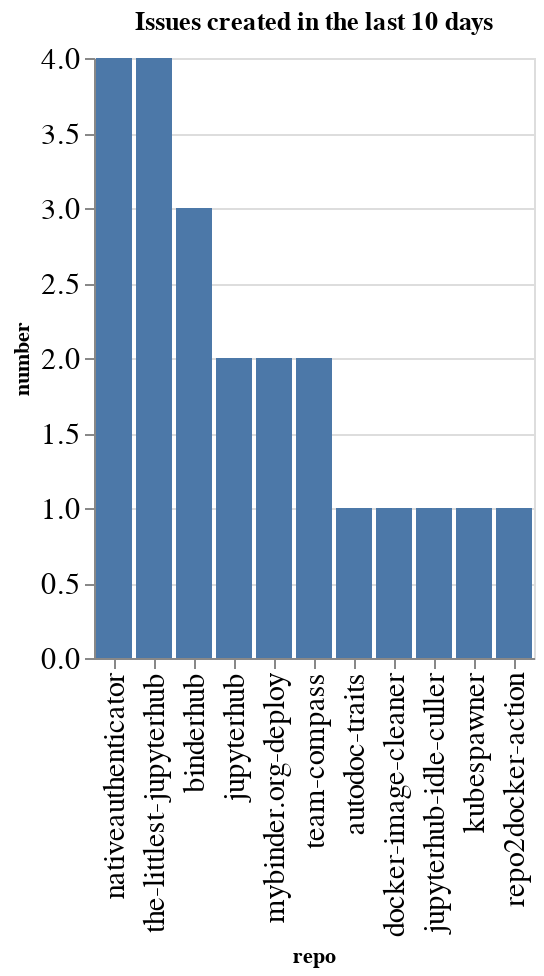

The notebook cell this image was saved under:
### Code cell
created_counts = created.groupby(['org', 'repo']).count()['number'].reset_index()
created_counts['org/repo'] = created_counts.apply(lambda a: a['org'] + '/' + a['repo'], axis=1)
sorted_vals = created_counts.sort_values(['org', 'number'], ascending=False)['repo'].values
alt.Chart(data=created_counts, title=f"Issues created in the last {n_days} days").mark_bar().encode(
    x=alt.X('repo', sort=alt.Sort(sorted_vals.tolist())),
    y='number',
)

### Figure 1 — Vega-Lite specification as saved in the notebook (floating-point values rounded to 4 significant figures)
{"config": {"axisLeft": {"labelFontSize": 15}, "axisBottom": {"labelFontSize": 15}}, "data": {"name": "data-31f9fba79308ee95c7725a10c3e7f369"}, "mark": "bar", "encoding": {"x": {"type": "nominal", "field": "repo", "sort": ["nativeauthenticator", "the-littlest-jupyterhub", "binderhub", "jupyterhub", "mybinder.org-deploy", "team-compass", "autodoc-traits", "docker-image-cleaner", "jupyterhub-idle-culler", "kubespawner", "repo2docker-action"]}, "y": {"type": "quantitative", "field": "number"}}, "title": "Issues created in the last 10 days", "$schema": "https://vega.github.io/schema/vega-lite/v4.8.1.json", "datasets": {"data-31f9fba79308ee95c7725a10c3e7f369": [{"org": "jupyterhub", "repo": "autodoc-traits", "number": 1, "org/repo": "jupyterhub/autodoc-traits"}, {"org": "jupyterhub", "repo": "binderhub", "number": 3, "org/repo": "jupyterhub/binderhub"}, {"org": "jupyterhub", "repo": "docker-image-cleaner", "number": 1, "org/repo": "jupyterhub/docker-image-cleaner"}, {"org": "jupyterhub", "repo": "jupyterhub", "number": 2, "org/repo": "jupyterhub/jupyterhub"}, {"org": "jupyterhub", "repo": "jupyterhub-idle-culler", "number": 1, "org/repo": "jupyterhub/jupyterhub-idle-culler"}, {"org": "jupyterhub", "repo": "kubespawner", "number": 1, "org/repo": "jupyterhub/kubespawner"}, {"org": "jupyterhub", "repo": "mybinder.org-deploy", "number": 2, "org/repo": "jupyterhub/mybinder.org-deploy"}, {"org": "jupyterhub", "repo": "nativeauthenticator", "number": 4, "org/repo": "jupyterhub/nativeauthenticator"}, {"org": "jupyterhub", "repo": "repo2docker-action", "number": 1, "org/repo": "jupyterhub/repo2docker-action"}, {"org": "jupyterhub", "repo": "team-compass", "number": 2, "org/repo": "jupyterhub/team-compass"}, {"org": "jupyterhub", "repo": "the-littlest-jupyterhub", "number": 4, "org/repo": "jupyterhub/the-littlest-jupyterhub"}]}}
